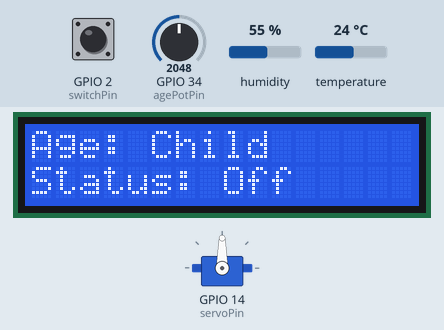
Simulated run of this sketch. Board: ESP32. On the bench: 16×2 character LCD, servo. The test bench sets the inputs (shaded band); at power-on: GPIO 2 (switchPin) LOW, GPIO 34 (agePotPin) = 2048, humidity 55 %, temperature 24 °C. WiFi joins after 1.5 s; servers stay silent unless stated; web services answer with replies made up by the test bench; what the sketch prints to the serial monitor is not drawn.

Above: at 2.7 s.
2.8 s: GPIO 2 (switchPin) pulled HIGH for 0.65 s
At 5.1 s:
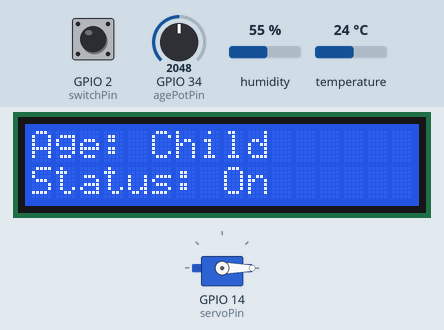
6.5 s: GPIO 34 (agePotPin) set to 1026
8.2 s: GPIO 34 (agePotPin) set to 926
At 9.6 s:
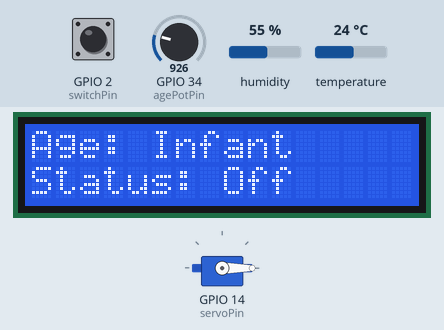
10.0 s: GPIO 2 (switchPin) pulled HIGH for 1 s
At 12.0 s:
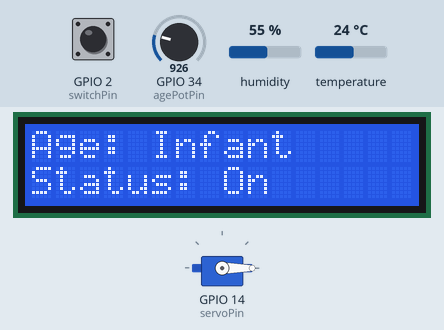
14.1 s: GPIO 34 (agePotPin) set to 3540
At 15.4 s:
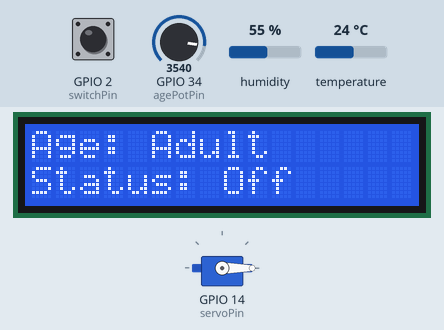
15.9 s: GPIO 2 (switchPin) pulled HIGH for 0.65 s
At 17.4 s:
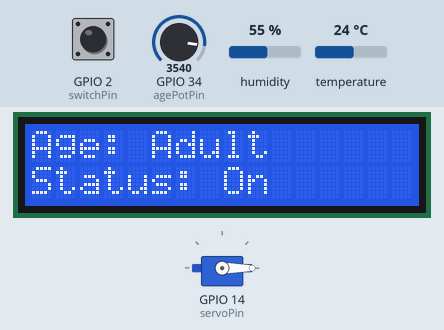
Timing chart, 0 to 18.9 s (numbered marks = the images above; inputs shaded):
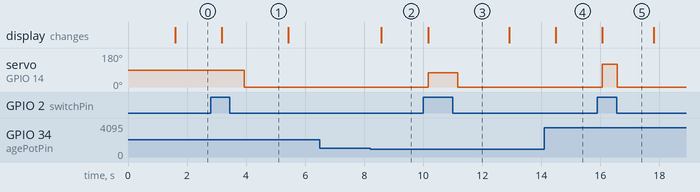

The sketch:

Servo.ino
```cpp
#include <Wire.h>
#include <LiquidCrystal_I2C.h>
#include <ESP32Servo.h>
#include <DHT.h>
#include <WiFi.h>
#include <HTTPClient.h>

// Define the I2C address for the LCD
#define I2C_ADDR 0x27

// Define the pins for the potentiometer and switch
const int agePotPin = 34;   // Age group potentiometer
const int switchPin = 2;    // Switch pin

// Define DHT sensor
#define DHTPIN 18     // DHT sensor pin
#define DHTTYPE DHT11 // DHT type (DHT11 or DHT22)

// Define servo pin
const int servoPin = 14;

// Define LCD dimensions
const int LCD_COLS = 16;
const int LCD_ROWS = 2;

// WiFi credentials
const char* ssid = "Project";
const char* password = "12345678";

// ThingSpeak API key
const char* apiKey = "XM0TUF2DL1KVCBNG";

// Initialize the LCD
LiquidCrystal_I2C lcd(I2C_ADDR, LCD_COLS, LCD_ROWS);

// Initialize the Servo
Servo myservo;

// Initialize the DHT sensor
DHT dht(DHTPIN, DHTTYPE);

void setup() {
  // Initialize serial communication
  Serial.begin(9600);

  // Initialize I2C communication for the LCD
  Wire.begin();

  // Initialize LCD
  lcd.init();
  lcd.backlight();

  // Initialize servo
  myservo.attach(servoPin);

  // Initialize DHT sensor
  dht.begin();

  // Set switch pin as input
  pinMode(switchPin, INPUT_PULLDOWN);

  // Connect to WiFi
  WiFi.begin(ssid, password);
  while (WiFi.status() != WL_CONNECTED) {
    delay(500);
    Serial.print(".");
  }
  Serial.println("Connected to WiFi");

  // Print initial messages
  lcd.setCursor(0, 0);
  lcd.print("Age:          ");
}

void loop() {
  // Read value from potentiometer
  int agePotValue = analogRead(agePotPin);

  // Read state of the switch
  int switchState = digitalRead(switchPin);

  // Print analog value and switch state to serial monitor
  Serial.print("Age Pot Value: ");
  Serial.print(agePotValue);
  Serial.print("\tSwitch State: ");
  Serial.println(switchState);

  // Map agePotValue to age group
  int cat;
  if (agePotValue < 1000) {
    lcd.setCursor(5, 0);
    lcd.print("Infant       ");
    cat = 1;
  } else if (agePotValue > 3500 and agePotValue < 5000) {
    lcd.setCursor(5, 0);
    lcd.print("Adult        ");
    cat = 2;
  } else {
    lcd.setCursor(5, 0);
    lcd.print("Child        ");
    cat = 3;
  }

  // Display switch state on LCD and serial monitor
  lcd.setCursor(0, 1);
  if (switchState == HIGH) {
    lcd.print("Status: On   ");
    Serial.println("Switch Status: On");
    // Start servo based on the age category
    switch (cat) {
      case 1: // Infant
        myservo.write(75);
        delay(1000);
        myservo.write(0);
        delay(1000);
        break;
      case 3: // Child
        myservo.write(90);
        delay(750);
        myservo.write(0);
        delay(750);
        break;
      case 2: // Adult
        myservo.write(120);
        delay(500);
        myservo.write(0);
        delay(500);
        break;
    }

    // Read temperature and humidity from DHT sensor
    float h = dht.readHumidity();
    float t = dht.readTemperature();

    // Check if any reads failed and exit early (to try again).
    if (isnan(h) || isnan(t)) {
      Serial.println("Failed to read from DHT sensor!");
      return;
    }

    // Print the results to the serial monitor
    Serial.print("Humidity: ");
    Serial.print(h);
    Serial.print(" %\t");
    Serial.print("Temperature: ");
    Serial.print(t);
    Serial.println(" *C");

    // Send data to ThingSpeak
    if(WiFi.status() == WL_CONNECTED) {
      HTTPClient http;
      String url = "http://api.thingspeak.com/update?api_key=" + String(apiKey) + "&field1=" + String(t) + "&field2=" + String(h);
      http.begin(url);
      int httpCode = http.GET();
      if (httpCode > 0) {
        Serial.printf("ThingSpeak response code: %d\n", httpCode);
      } else {
        Serial.printf("Error in sending data: %s\n", http.errorToString(httpCode).c_str());
      }
      http.end();
    } else {
      Serial.println("Error in WiFi connection");
    }

  } else {
    lcd.print("Status: Off  ");
    Serial.println("Switch Status: Off");
  }

  delay(500); // Adjust delay as needed
}
```

Measured:
- the behaviour switches between 1000 and 999 on GPIO 34 (agePotPin) (found by bisection; images 1 and 2)
- after the input at 2.8 s, servo on GPIO 14 (servoPin): 90° → 0° after 1.1 s; the display: changes after 0.38 s (image 1)
- after the input at 6.5 s, every drawn part: stays the same
- after the input at 8.2 s, the display: changes after 0.39 s (image 2)
- after the input at 10.0 s, servo on GPIO 14 (servoPin): 0° → 75° after 0.16 s, → 0° 1.0 s later; the display: changes after 0.16 s (image 3)
- after the input at 14.1 s, the display: changes after 0.39 s (image 4)
- after the input at 15.9 s, servo on GPIO 14 (servoPin): 0° → 120° after 0.17 s, → 0° 0.50 s later; the display: changes after 0.17 s (image 5)
